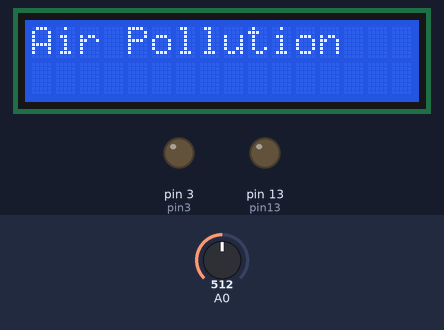
Simulated run of this sketch. Board: Arduino Uno, built with avr-gcc and run on an emulated ATmega328P. Parts: 16×2 character LCD, output pins drawn as LEDs (lit = HIGH). Dashed ring = blinking. The test bench sets the inputs (shaded band); at power-on: A0 = 512. What the sketch prints to the serial monitor is not drawn.

Above: at 0.2 s.
At 2.2 s:
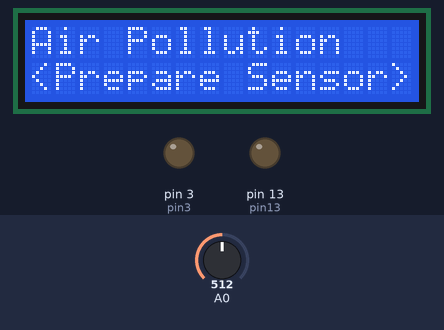
At 32.5 s:
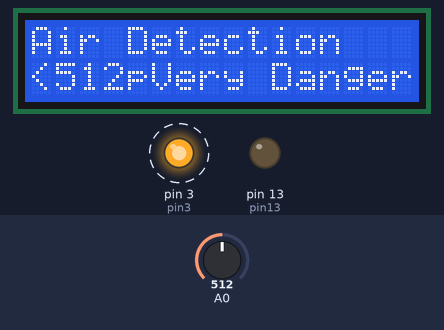
At 34.6 s:
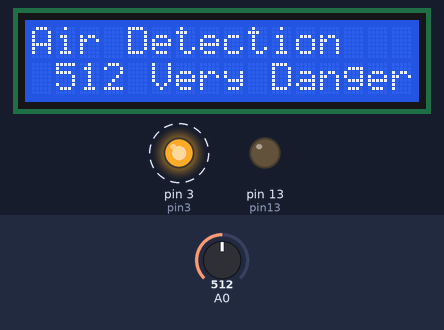
Timing chart, 0 to 130.0 s (numbered marks = the images above):
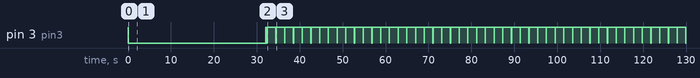

The sketch:

Air_Detaction.ino
```cpp
// Code program สำหรับ ตรวจจับแก๊ส เพื่อประยุกต์ใช้ตรวจเด็กติดในรถ หรือ ผู้ทำงานในพื้นที่อับอากาศ หรือ ตรวจแก๊สรั่ว
// เริ่มต้น หากยังไม่มี Library LCD LiquidCrystal_I2C ให้ Download link ตามด้านล่าง
// https://docs.arduino.cc/software/ide-v1/tutorials/installing-libraries


//1.การเรียกใช้ Library ที่เกี่ยวข้อง

  #include <LiquidCrystal_I2C.h>  // เรียกใช้ Library "LiquidCrystal_I2C.h" เพื่อเปิดใช้ LCD Module
  #include <Wire.h> // เรียกใช้ Library "Wire.h" เพื่อใช้ สื่อสาร I2C Module


//2.กำหนดการเรียกใช้ LCD

  LiquidCrystal_I2C lcd(0x27, 16, 2);   // Module IIC/I2C Interface บางรุ่นอาจจะใช้ 0x3f ,0x27,16,2


//3.กำหนดค่าตัวแปร รวมถึงการกำหนดขา Input และ Output ให้กับ Controller

  int sensorValue; // กำหนดให้ตัวแปร ชื่อ SensorValue มีค่าตัวแปรเป็นค่า คงที่
  int pin3 = 3;    // กำหนดให้ตัวแปร ชื่อ pin3   ใช้ขา Digital Pin 3  (โดยต่อกับ ลำโพงขั้ว+ ส่วนลำโพงขั้ว- ต่อกับ กราวน์ (GND))
  int pin13 = 13;  // กำหนดให้ตัวแปร ชื่อ pin13  ใช้ขา Digital Pin 13


//4.กำหนดให้การ Run Program ในครั้งแรกที่เปิดทุกครั้งใน {} หลังจากนั้นไปทำงานที่ Void loop()

void setup() {  // กำหนดค่าการ Run Program ในครั้งแรก

  pinMode(pin3, OUTPUT);      // กำหนดให้ ตัวแปรชื่อ pin3  เป็น Output
  pinMode(pin13, OUTPUT);     // กำหนดให้ ตัวแปรชื่อ pin13 เป็น Output

  digitalWrite(pin3, HIGH);   // สั่งให้ pin3 มีค่าเป็น HIGH หรือเรียกว่า ON ให้มีไฟ ไหลผ่าน
  delay(50);                  // หน่วงเวลาไว้ 50 มิลลิเซ็ค
  digitalWrite(pin3, LOW);    // สั่งให้ pin3 มีค่าเป็น LOW หรือเรียกว่า OFF ให้ตัดไฟ

  digitalWrite(pin13, LOW);   // สั่งให้ pin13 มีค่าเป็น LOW หรือเรียกว่า OFF ให้ตัดไฟ

  lcd.init();                 // กำหนดให้เริ่มใช้ LCD ( lcd.init = lcd initialize  แปรว่าเริ่มต้นใช้ LCD)
  lcd.backlight();            // สั่งเปิด backlight

  lcd.setCursor(0, 0);        // กำหนด ให้ LCD แสดงผล  คอลัมน์ที่ 0 แถวที่ 0
  lcd.print("Air Pollution"); // สั่งให้ LCD แสดงข้อความภายในเครื่องหมาย (" ") ว่า Air Pollution
  delay(2000);                // หน่วงเวลาไว้ 2000 มิลลิเซ็ค
  lcd.setCursor(7, 1);        // กำหนด ให้ LCD แสดงผล  คอลัมน์ที่ 7 แถวที่ 1
  lcd.print("       ");       // สั่งให้ LCD แสดงข้อความภายในเครื่องหมาย (" ") เป็นคำว่างๆไว้ (ไม่แสดงข้อความในตอนนี้)

  Serial.begin(9600);            // sets the serial port to 9600 สำหรับการดูค่าผ่าน Computer


  sensorValue = analogRead(0);   // ให้ Controller อ่านค่า input analog ทาง pin A0 เก็บไว้ในตัวแปรชื่อ sensorValue

  lcd.setCursor(0, 1);           // กำหนด ให้ LCD แสดงผล  คอลัมน์ที่ 0 แถวที่ 1
  lcd.print("<Prepare Sensor>"); // สั่งให้ LCD แสดงข้อความภายในเครื่องหมาย (" ") ว่า <Prepare Sensor>
  delay(30000);                  // หน่วงเวลาไว้ 30000 มิลลิเซ็ค หรือ 30 วินาที เพื่ออุ่น Sensor ให้พร้อมใช้งาน

  digitalWrite(pin3, HIGH);      // สั่งให้ pin3 มีค่าเป็น HIGH หรือเรียกว่า ON ให้มีไฟ ไหลผ่าน
  delay(50);                     // หน่วงเวลาไว้ 50 มิลลิเซ็ค
  digitalWrite(pin3, LOW);       // สั่งให้ pin3 มีค่าเป็น LOW หรือเรียกว่า OFF ให้ตัดไฟ
  delay(100);                    // หน่วงเวลาไว้ 100 มิลลิเซ็ค
  digitalWrite(pin3, HIGH);      // สั่งให้ pin3 มีค่าเป็น HIGH หรือเรียกว่า ON ให้มีไฟ ไหลผ่าน
  delay(50);                     // หน่วงเวลาไว้ 50 มิลลิเซ็ค
  digitalWrite(pin3, LOW);       // สั่งให้ pin3 มีค่าเป็น LOW หรือเรียกว่า OFF ให้ตัดไฟ
  delay(100);                    // หน่วงเวลาไว้ 100 มิลลิเซ็ค
}


//5.กำหนดให้การ Run Program วนซ้ำ ใน {} จนกว่าจะปิดไฟเลี้ยง Controller หรือ กด ปุ่ม Reset

void loop() {                   // กำหนดให้ทำการวนซ้ำ ภายในเครื่องหมาย {}

  sensorValue = analogRead(0);  // ให้ Controller อ่านค่า input analog ทาง pin A0 เก็บไว้ในตัวแปรชื่อ sensorValue
  Serial.println(sensorValue);  // แสดงค่า ที่อ่านได้จาก ตัวแปร ชือ sensorValue ออกทาง serial monitor


//.......................................// ถ้า คุณภาพอากาศดี Good... // .................................................................//

  if (sensorValue < 35) {       // ถ้า.... ค่า sensor ที่อ่านได้ น้อยกว่า 35 ให้ทำงานในเครื่องหมาย {}
    lcd.setCursor(0, 0);        // กำหนด ให้ LCD แสดงผล  คอลัมน์ที่ 0 แถวที่ 0
    lcd.print("Air Detection"); // สั่งให้ LCD แสดงข้อความภายในเครื่องหมาย (" ") ว่า Air Detection
    lcd.setCursor(1, 1);        // กำหนด ให้ LCD แสดงผล  คอลัมน์ที่ 1 แถวที่ 1
    lcd.print(sensorValue);     // สั่งให้ LCD แสดง ค่า ที่ได้จาก sensor

    lcd.setCursor(6, 1);        // กำหนด ให้ LCD แสดงผล  คอลัมน์ที่ 6 แถวที่ 1
    lcd.print("Good...");       // สั่งให้ LCD แสดงข้อความภายในเครื่องหมาย (" ") ว่า Good...
    delay(500);                 // หน่วงเวลาไว้ 500 มิลลิเซ็ค

    lcd.clear();                // กำหนด ให้ LCD ยกเลิกการแสดงผล
  }

//........................................// ถ้า คุณภาพอากาศ พอใช้ได้ Fair.. //...........................................................//

  if (sensorValue >= 35 && sensorValue < 40 ) {  // ถ้า.... ค่า sensor ที่อ่านได้ มากกว่าหรือเท่ากับ 35 และ น้อยกว่า 40 ให้ทำงานในเครื่องหมาย {}
    lcd.setCursor(0, 0);                         // กำหนด ให้ LCD แสดงผล  คอลัมน์ที่ 0 แถวที่ 0
    lcd.print("Air Detection");                  // สั่งให้ LCD แสดงข้อความภายในเครื่องหมาย (" ") ว่า Air Detection
    lcd.setCursor(1, 1);                         // กำหนด ให้ LCD แสดงผล  คอลัมน์ที่ 1 แถวที่ 1
    lcd.print(sensorValue);                      // สั่งให้ LCD แสดง ค่า ที่ได้จาก sensor

    lcd.setCursor(6, 1);                         // กำหนด ให้ LCD แสดงผล  คอลัมน์ที่ 6 แถวที่ 1
    lcd.print("Fair...");                        // สั่งให้ LCD แสดงข้อความภายในเครื่องหมาย (" ") ว่า Fair...

    digitalWrite(pin3, HIGH);                    // สั่งให้ pin3 มีค่าเป็น HIGH หรือเรียกว่า ON ให้มีไฟ ไหลผ่าน
    delay(20);                                   // หน่วงเวลาไว้ 20 มิลลิเซ็ค
    digitalWrite(pin3, LOW);                     // สั่งให้ pin3 มีค่าเป็น LOW หรือเรียกว่า OFF ให้ตัดไฟ
    delay(3000);                                 // หน่วงเวลาไว้ 3000 มิลลิเซ็ค หรือ 3 วินาที
    lcd.clear();                                 // กำหนด ให้ LCD ยกเลิกการแสดงผล
  }


//........................................// ถ้า คุณภาพอากาศ อันตรายต่อสิ่งมีชีวิต Danger... //.................................................//

  if (sensorValue >= 40 && sensorValue < 100 ) { // ถ้า.... ค่า sensor ที่อ่านได้ มากกว่าหรือเท่ากับ 40 และ น้อยกว่า 100 ให้ทำงานในเครื่องหมาย {}
    lcd.setCursor(0, 0);                         // กำหนด ให้ LCD แสดงผล  คอลัมน์ที่ 0 แถวที่ 0
    lcd.print("Air Detection");                  // สั่งให้ LCD แสดงข้อความภายในเครื่องหมาย (" ") ว่า Air Detection
    lcd.setCursor(1, 1);                         // กำหนด ให้ LCD แสดงผล  คอลัมน์ที่ 1 แถวที่ 1
    lcd.print(sensorValue);                      // สั่งให้ LCD แสดง ค่า ที่ได้จาก sensor

    lcd.setCursor(6, 1);                         // กำหนด ให้ LCD แสดงผล  คอลัมน์ที่ 6 แถวที่ 1
    lcd.print("Danger...");                      // สั่งให้ LCD แสดงข้อความภายในเครื่องหมาย (" ") ว่า Danger...

    digitalWrite(pin3, HIGH);                    // สั่งให้ pin3 มีค่าเป็น HIGH หรือเรียกว่า ON ให้มีไฟ ไหลผ่าน
    delay(50);                                   // หน่วงเวลาไว้ 50 มิลลิเซ็ค
    digitalWrite(pin3, LOW);                     // สั่งให้ pin3 มีค่าเป็น LOW หรือเรียกว่า OFF ให้ตัดไฟ
    lcd.clear();                                 // กำหนด ให้ LCD ยกเลิกการแสดงผล
  }


//........................................// ถ้า คุณภาพอากาศ อันตรายต่อสิ่งมีชีวิตมากๆๆ Very Danger... //.......................................//

  if (sensorValue >= 100 ) {                    // ถ้า.... ค่า sensor ที่อ่านได้ มากกว่าหรือเท่ากับ 100 ให้ทำงานในเครื่องหมาย {}
    lcd.setCursor(0, 0);                        // กำหนด ให้ LCD แสดงผล  คอลัมน์ที่ 0 แถวที่ 0
    lcd.print("Air Detection");                 // สั่งให้ LCD แสดงข้อความภายในเครื่องหมาย (" ") ว่า Air Detection
    lcd.setCursor(1, 1);                        // กำหนด ให้ LCD แสดงผล  คอลัมน์ที่ 1 แถวที่ 1
    lcd.print(sensorValue);                     // สั่งให้ LCD แสดง ค่า ที่ได้จาก sensor

    lcd.setCursor(5, 1);                        // กำหนด ให้ LCD แสดงผล  คอลัมน์ที่ 5 แถวที่ 1
    lcd.print("Very Danger");                   // สั่งให้ LCD แสดงข้อความภายในเครื่องหมาย (" ") ว่า Very Danger


    digitalWrite(pin3, HIGH);                    // สั่งให้ pin3 มีค่าเป็น HIGH หรือเรียกว่า ON ให้มีไฟ ไหลผ่าน
    delay(2000);                                 // หน่วงเวลาไว้ 2000 มิลลิเซ็ค หรือ 2 วินาที
    digitalWrite(pin3, LOW);                     // สั่งให้ pin3 มีค่าเป็น LOW หรือเรียกว่า OFF ให้ตัดไฟ
    lcd.clear();                                 // กำหนด ให้ LCD ยกเลิกการแสดงผล
    //lcd.clear();
  }


//.......................................// ถ้าไม่ตรงตาม if ข้างบน ให้ทำตาม else {} //........................................................//

  else {
    digitalWrite(pin13, LOW);                    //  สั่งให้ pin13 มีค่าเป็น LOW หรือเรียกว่า OFF ให้ตัดไฟ
  }

//......................................// หลังจากทำซ้ำ if/else แล้ว ให้ หน่วงเวลา 1 มิลลิเซ็ค เพื่อกลับไป เริ่มต้นรอบใหม่ //...................................................//
  delay(1);                                      // หน่วงเวลาไว้ 1 มิลลิเซ็ค
}
```

Measured:
- what the display in image 0 shows lasts 2.1 s, from 0.1 s to 2.2 s
- what the display in image 1 shows lasts 30.3 s, from 2.2 s to 32.5 s
